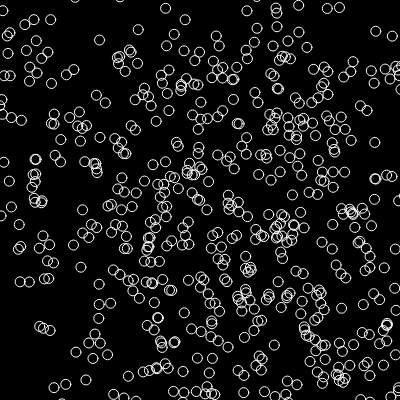
Frame 1 (no input)
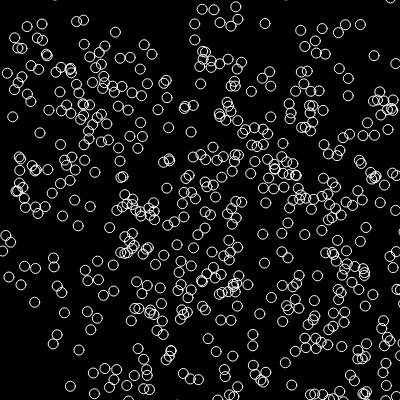
Frame 60 (no input)
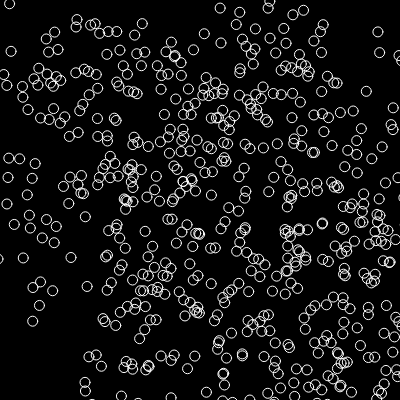
Frame 120 (the mouse pressed at the canvas centre since frame 60)

The p5.js sketch that drew these frames (run headless with seeded random() and noise() and a simulated clock; from frame 60 on, the mouse is pressed at the canvas centre):

// p5.js sketch
// ── sketch.js
const sketchHeight = 400;
const sketchWidth = 400;


function setup() {
  createCanvas(sketchWidth, sketchHeight);
  // frameRate(10);
}



function draw(){
  background(0);
  noFill();
  stroke(255);
  strokeWeight(1);


  for (let y = 0; y < sketchHeight + 10; y += 15){
    for(let x = 0; x < sketchWidth + 20; x += 15){
      circle(
        -140 + x + y/2 + random(0,200),
        -10 + y + random(0,100),
        10
      )
    }
  }
}
